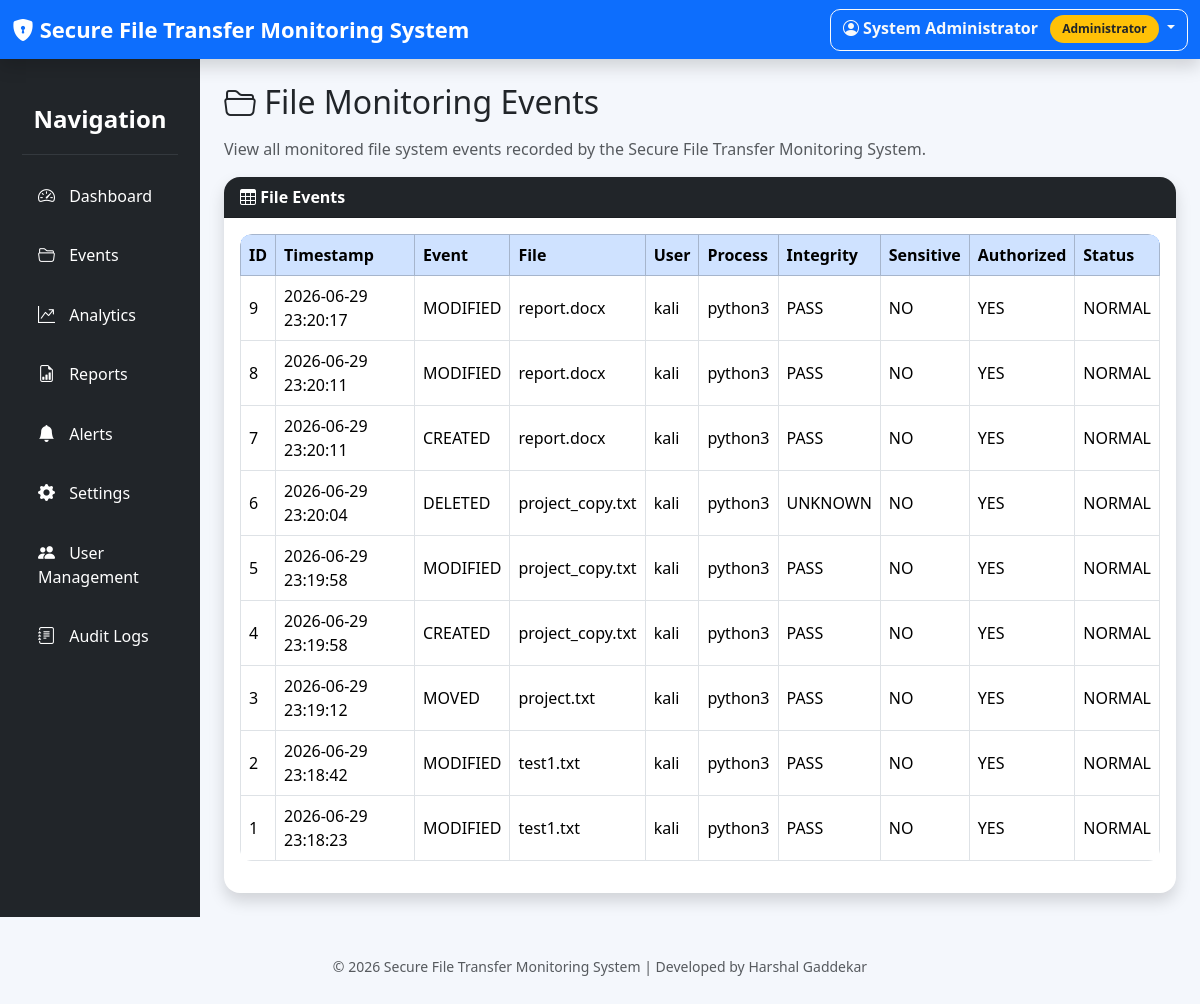
The page /events (signed in) on the database its author committed.
### tables this page shows
CREATE TABLE file_events(
    id INTEGER PRIMARY KEY AUTOINCREMENT,

    timestamp TEXT,

    event_type TEXT,

    file_name TEXT,

    source_path TEXT,

    destination_path TEXT,

    username TEXT,

    process_name TEXT,

    hash_before TEXT,

    hash_after TEXT,

    integrity_status TEXT,

    sensitive TEXT,

    authorized TEXT,

    status TEXT
);

### app.py (the view)
@app.route("/events")
def events():
    if not session.get("logged_in"):
        return redirect("/login")
    events = get_all_events()
    return render_template(
        "events.html",
        data=events
    )

### app.py (called while the page is built)
def get_connection():
    conn = sqlite3.connect(DATABASE)
    conn.row_factory = sqlite3.Row
    return conn

def get_all_events():
    conn = get_connection()
    cursor = conn.cursor()
    cursor.execute("""
        SELECT *
        FROM file_events
        ORDER BY id DESC
    """)
    rows = cursor.fetchall()
    conn.close()
    return rows

### templates/events.html (shortened to what this page needs)
{% extends "base.html" %}
{% block content %}
<h2 class="mb-3">
    <i class="bi bi-folder2-open"></i>
    File Monitoring Events
</h2>
<p class="text-muted">
    View all monitored file system events recorded by the Secure File Transfer Monitoring System.
</p>
<div class="card shadow">
    <div class="card-header bg-dark text-white">
        <i class="bi bi-table"></i>
        File Events
    </div>
    <div class="card-body">
        <div class="table-responsive">
            <table class="table table-bordered table-hover align-middle">
                <thead class="table-primary">
                    <tr>
                        <th>ID</th>
                        <th>Timestamp</th>
                        <th>Event</th>
                        <th>File</th>
                        <th>User</th>
                        <th>Process</th>
                        <th>Integrity</th>
                        <th>Sensitive</th>
                        <th>Authorized</th>
                        <th>Status</th>
                    </tr>
                </thead>
                <tbody>
                {% for row in data %}
                <tr>
                    <td>{{ row.id }}</td>
                    <td>{{ row.timestamp }}</td>
                    <td>{{ row.event_type }}</td>
                    <td>{{ row.file_name }}</td>
                    <td>{{ row.username }}</td>
                    <td>{{ row.process_name }}</td>
                    <td>{{ row.integrity_status }}</td>
                    <td>{{ row.sensitive }}</td>
                    <td>{{ row.authorized }}</td>
                    <td>{{ row.status }}</td>
                </tr>
                {% endfor %}
                </tbody>
            </table>
        </div>
    </div>
</div>
{% endblock %}

### static/css/style.css (style rules this page uses)
:root { --primary:#0d6efd; --success:#198754; --warning:#ffc107; --danger:#dc3545; --info:#0dcaf0; --dark:#212529; --background:#f4f7fc; --card-shadow:0 8px 20px rgba(0,0,0,.08); --card-hover:0 15px 35px rgba(0,0,0,.15); }
body { background:var(--background); font-family:'Segoe UI',Tahoma,Geneva,Verdana,sans-serif; overflow-x:hidden; color:#212529; }
.card { border:none; border-radius:16px; box-shadow:var(--card-shadow); transition:all .25s ease; }
.card-header { font-weight:600; border-top-left-radius:16px !important; border-top-right-radius:16px !important; }
.table { background:white; border-radius:12px; overflow:hidden; }
.table thead { background:#0d6efd; color:white; }
.table td, .table th { vertical-align:middle; }
.table tbody tr { transition:.2s; }
.table-responsive { border-radius:12px; }
.card, .btn, .sidebar a { transition:all .25s ease-in-out; }

### rows shown on the page
file_events: id "9", timestamp "2026-06-29 23:20:17", event_type "MODIFIED", file_name "report.docx", username "kali", process_name "python3", integrity_status "PASS", sensitive "NO", authorized "YES", status "NORMAL"
file_events: id "8", timestamp "2026-06-29 23:20:11", event_type "MODIFIED", file_name "report.docx", username "kali", process_name "python3", integrity_status "PASS", sensitive "NO", authorized "YES", status "NORMAL"
file_events: id "7", timestamp "2026-06-29 23:20:11", event_type "CREATED", file_name "report.docx", username "kali", process_name "python3", integrity_status "PASS", sensitive "NO", authorized "YES", status "NORMAL"
file_events: id "6", timestamp "2026-06-29 23:20:04", event_type "DELETED", file_name "project_copy.txt", username "kali", process_name "python3", integrity_status "UNKNOWN", sensitive "NO", authorized "YES", status "NORMAL"
file_events: id "5", timestamp "2026-06-29 23:19:58", event_type "MODIFIED", file_name "project_copy.txt", username "kali", process_name "python3", integrity_status "PASS", sensitive "NO", authorized "YES", status "NORMAL"
file_events: id "4", timestamp "2026-06-29 23:19:58", event_type "CREATED", file_name "project_copy.txt", username "kali", process_name "python3", integrity_status "PASS", sensitive "NO", authorized "YES", status "NORMAL"
file_events: id "3", timestamp "2026-06-29 23:19:12", event_type "MOVED", file_name "project.txt", username "kali", process_name "python3", integrity_status "PASS", sensitive "NO", authorized "YES", status "NORMAL"
file_events: id "2", timestamp "2026-06-29 23:18:42", event_type "MODIFIED", file_name "test1.txt", username "kali", process_name "python3", integrity_status "PASS", sensitive "NO", authorized "YES", status "NORMAL"
file_events: id "1", timestamp "2026-06-29 23:18:23", event_type "MODIFIED", file_name "test1.txt", username "kali", process_name "python3", integrity_status "PASS", sensitive "NO", authorized "YES", status "NORMAL"

### other values the page prints
{{ session.get('full_name') }} "System Administrator"
{{ session.get('role') }} "Administrator"
